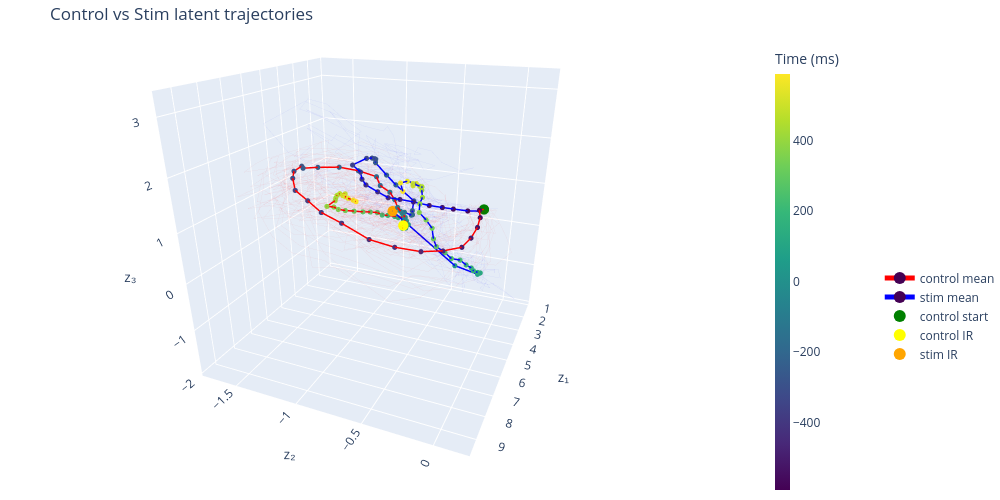

The code cell stored with this chart in its notebook:
### Code cell
fig = plot_latent_phase_portrait_shared(
    z_control=z_control,
    z_stim=z_stim_2,
    centers_ms_control=centers_ms_control,
    centers_ms_stim=centers_ms_stim,
    alpha_trials=0.05,
    stim_z1_offset=0.0
)

fig.update_layout(scene_camera=dict(
    eye=dict(x=1.75, y=0.75, z=0.75),
    center=dict(x=0, y=0, z=-0.2)
))

fig.show()
